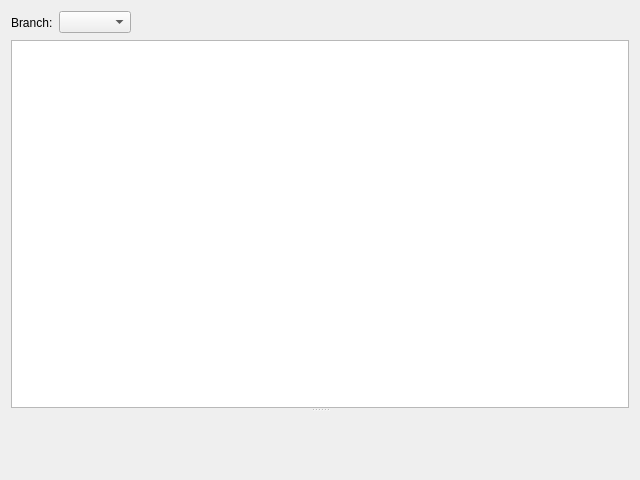
<?xml version="1.0" encoding="UTF-8"?>
<ui version="4.0">
 <class>HistoryWidget</class>
 <widget class="QWidget" name="HistoryWidget">
  <property name="geometry">
   <rect>
    <x>0</x>
    <y>0</y>
    <width>640</width>
    <height>480</height>
   </rect>
  </property>
  <property name="windowTitle">
   <string>Form</string>
  </property>
  <layout class="QGridLayout" name="gridLayout">
   <item row="0" column="0">
    <widget class="QLabel" name="label">
     <property name="text">
      <string>Branch:</string>
     </property>
    </widget>
   </item>
   <item row="0" column="1">
    <widget class="KComboBox" name="branchComboBox"/>
   </item>
   <item row="0" column="2">
    <spacer name="horizontalSpacer">
     <property name="orientation">
      <enum>Qt::Horizontal</enum>
     </property>
     <property name="sizeHint" stdset="0">
      <size>
       <width>499</width>
       <height>23</height>
      </size>
     </property>
    </spacer>
   </item>
   <item row="1" column="0" colspan="3">
    <widget class="QSplitter" name="splitter">
     <property name="orientation">
      <enum>Qt::Vertical</enum>
     </property>
     <widget class="QTreeView" name="historyView">
      <property name="alternatingRowColors">
       <bool>true</bool>
      </property>
      <property name="rootIsDecorated">
       <bool>false</bool>
      </property>
      <property name="itemsExpandable">
       <bool>false</bool>
      </property>
     </widget>
     <widget class="CommitInfoWidget" name="commitWidget" native="true"/>
    </widget>
   </item>
  </layout>
 </widget>
 <customwidgets>
  <customwidget>
   <class>KComboBox</class>
   <extends>QComboBox</extends>
   <header>kcombobox.h</header>
  </customwidget>
  <customwidget>
   <class>CommitInfoWidget</class>
   <extends>QWidget</extends>
   <header>commitinfowidget.h</header>
   <container>1</container>
  </customwidget>
 </customwidgets>
 <resources/>
 <connections/>
</ui>
